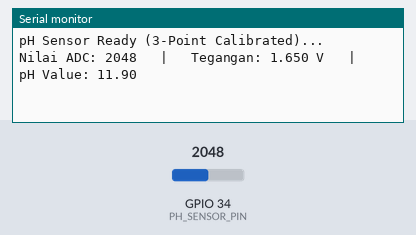
Bench run of a sketch on a simulated ESP32. Shown: the last lines printed to the serial monitor. Inputs (shaded band) come from the test bench; at power-on: GPIO 34 (PH_SENSOR_PIN) = 2048.

Above: at 1.2 s.
1.3 s: GPIO 34 (PH_SENSOR_PIN) set to 2866
At 2.5 s:
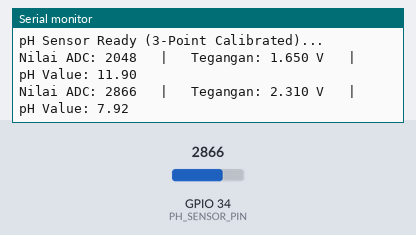
2.8 s: GPIO 34 (PH_SENSOR_PIN) set to 3603
At 3.8 s:
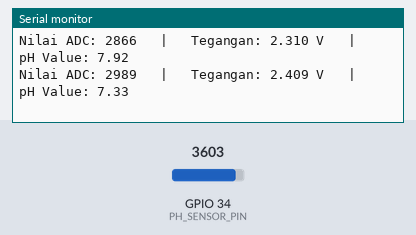
Timing chart, 0 to 5.8 s (numbered marks = the images above; inputs shaded):
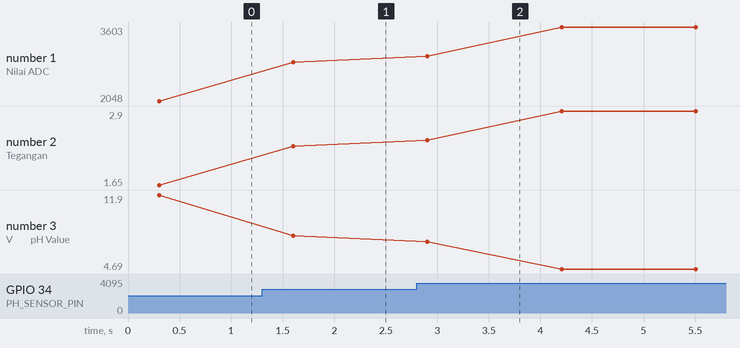

Measured:
- after the input at 1.3 s, the serial monitor: prints a new line after 0.30 s (image 1)
- after the input at 2.8 s, the serial monitor: prints a new line after 0.10 s (image 2)
- plotted number 1: 2048 → 2866 after the input at 1.3 s, 2866 → 3603 after the input at 2.8 s
- plotted number 2: 1.65 → 2.31 after the input at 1.3 s, 2.31 → 2.9 after the input at 2.8 s
- plotted number 3: 11.9 → 7.92 after the input at 1.3 s, 7.92 → 4.69 after the input at 2.8 s

The sketch:

EcoEnzyme.ino
```cpp
// --- DATA KALIBRASI 3 TITIK (Multi-Point Calibration) ---
//coba ubah kodingan
// Nilai pembacaan lama (sebelum kalibrasi) vs Nilai pH standar
const float PH_READ_ASAM   = 5.40;   // Pembacaan lama saat di larutan Asam
const float PH_TRUE_ASAM   = 4.01;   // Nilai sebenarnya (Buffer 4.01)

const float PH_READ_NETRAL = 8.50;   // Pembacaan lama saat di larutan Netral
const float PH_TRUE_NETRAL = 6.80;   // Nilai sebenarnya (Buffer 6.80)

const float PH_READ_BASA   = 10.75;  // Pembacaan lama saat di larutan Basa
const float PH_TRUE_BASA   = 9.18;   // Nilai sebenarnya (Buffer 9.18)

const float PH_OFFSET      = -0.12;  // Koreksi offset (karena rata-rata kelebihan 0.1)

float calibration_value = 21.34 + 1.5;
unsigned long int avgval;
int buffer_arr[10], temp;
float ph_act;

// Tentukan pin analog untuk sensor pH
#define PH_SENSOR_PIN 34   // GPIO34 untuk input sensor pH pada ESP32

void setup() {
  Serial.begin(115200);    // Baudrate ESP32
  pinMode(PH_SENSOR_PIN, INPUT);
  Serial.println("pH Sensor Ready (3-Point Calibrated)...");
}

void loop() {
  // Baca data analog sebanyak 10 kali
  for (int i = 0; i < 10; i++) {
    buffer_arr[i] = analogRead(PH_SENSOR_PIN);
    delay(30);
  }

  // Urutkan data (bubble sort) untuk membuang nilai ekstrem
  for (int i = 0; i < 9; i++) {
    for (int j = i + 1; j < 10; j++) {
      if (buffer_arr[i] > buffer_arr[j]) {
        temp = buffer_arr[i];
        buffer_arr[i] = buffer_arr[j];
        buffer_arr[j] = temp;
      }
    }
  }

  // Ambil rata-rata dari 6 sampel di tengah (abaikan 2 terendah dan 2 tertinggi)
  avgval = 0;
  for (int i = 2; i < 8; i++) {
    avgval += buffer_arr[i];
  }
  float adc_avg = (float)avgval / 6.0;

  // Konversi ke tegangan ESP32 (3.3V dengan resolusi 12-bit / 4095)
  float volt = adc_avg * 3.3 / 4095.0;

  // 1. Hitung nilai pH mentah dengan rumus dasar terlebih dahulu
  float ph_raw = -5.70 * volt + calibration_value;

  // 2. Kalibrasi 3 Titik (Piecewise Linear Interpolation)
  if (ph_raw <= PH_READ_NETRAL) {
    // Rentang Asam ke Netral (<= 8.50)
    float slope = (PH_TRUE_NETRAL - PH_TRUE_ASAM) / (PH_READ_NETRAL - PH_READ_ASAM);
    ph_act = PH_TRUE_ASAM + (ph_raw - PH_READ_ASAM) * slope;
  } else {
    // Rentang Netral ke Basa (> 8.50)
    float slope = (PH_TRUE_BASA - PH_TRUE_NETRAL) / (PH_READ_BASA - PH_READ_NETRAL);
    ph_act = PH_TRUE_NETRAL + (ph_raw - PH_READ_NETRAL) * slope;
  }

  // 3. Tambahkan koreksi offset (-0.10)
  ph_act += PH_OFFSET;

  // Tampilkan Nilai ADC Raw, Tegangan, dan pH yang sudah dikalibrasi di Serial Monitor
  Serial.print("Nilai ADC: ");
  Serial.print(adc_avg, 0);
  Serial.print("\t | \tTegangan: ");
  Serial.print(volt, 3);
  Serial.print(" V\t | \tpH Value: ");
  Serial.println(ph_act, 2);

  delay(1000); // Delay untuk kestabilan pembacaan
}
```
